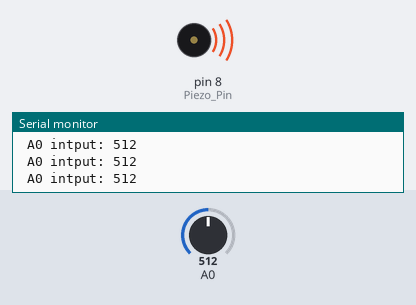
A sketch run on a simulated Arduino Uno, built with avr-gcc and run on an emulated ATmega328P. Shown: buzzer (waves = sounding), the last lines printed to the serial monitor. The test bench sets the inputs (shaded band); at power-on: A0 = 512.

Above: at 1.2 s.
1.3 s: A0 set to 524
At 1.7 s:
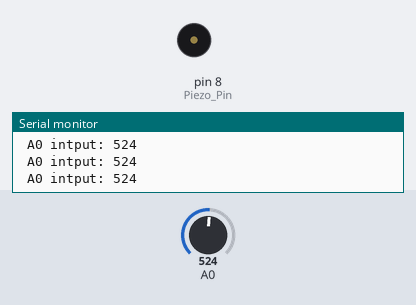
2.8 s: A0 set to 511
At 4.2 s:
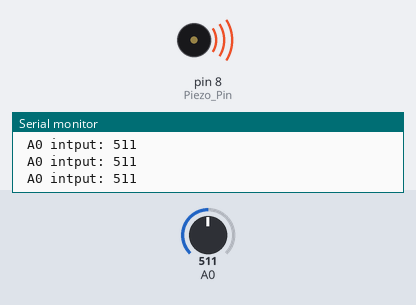
5.8 s: A0 set to 495
At 7.2 s:
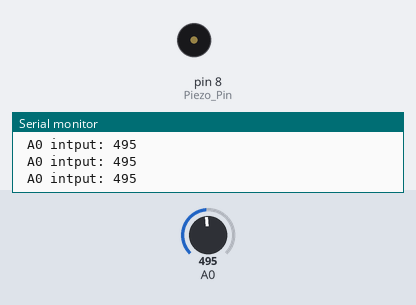
Timing chart, 0 to 8.8 s (numbered marks = the images above; inputs shaded):
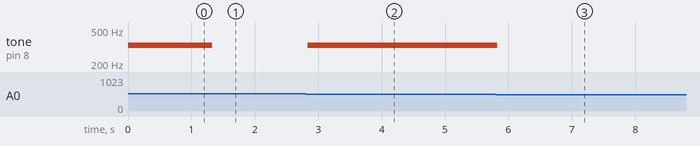

The sketch:

Project07.ino
```cpp
const int Piezo_Pin = 8;
int notes[] = { 262, 294, 330, 349 };

void setup() {
  Serial.begin(9600);
}

void loop() {
    int keyVal = analogRead(A0);
    Serial.print(" A0 intput: ");
    Serial.println(keyVal);
    if (keyVal == 1023){
        tone (Piezo_Pin, notes[0]);
    } else if (keyVal >= 990 && keyVal <= 1010) {
        tone(Piezo_Pin, notes[1]);
    } else if (keyVal >= 505 && keyVal <= 515) {
        tone(Piezo_Pin, notes[2]);
    } else if (keyVal >= 5 && keyVal <= 10) {
        tone(Piezo_Pin, notes[3]);
    } else {
        noTone(Piezo_Pin);
    }

}
```

Measured:
- the behaviour switches between 515 and 516 on A0 (found by bisection; images 0 and 1)
- after the input at 1.3 s, tone on pin 8 (Piezo_Pin): 330 Hz → silent at once
- after the input at 2.8 s, tone on pin 8 (Piezo_Pin): silent → 330 Hz at once
- after the input at 5.8 s, tone on pin 8 (Piezo_Pin): 330 Hz → silent at once
